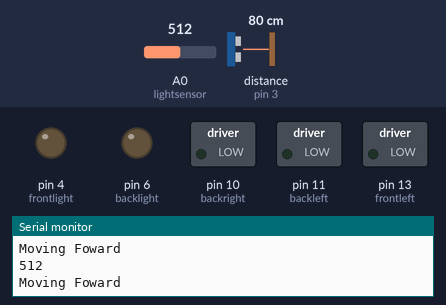
A sketch run on a simulated Arduino Uno, built with avr-gcc and run on an emulated ATmega328P. On the bench: switched loads named in the sketch (green lamp = pin HIGH), output pins drawn as LEDs (lit = HIGH), the last lines printed to the serial monitor. Wiring (inferred from the names in the program): ultrasonic range finder: trigger pin 2; echo pin 3. Inputs (shaded band) come from the test bench; at power-on: distance to the obstacle (sensor on pin 3) 80 cm, A0 (lightsensor) = 512. The echo pulse lasts 58.3 µs per cm; random numbers use the default seed unless the sketch sets one; pins used as bus, display or sensor lines are not drawn.

Above: at 1.2 s.
1.3 s: distance to the obstacle (sensor on pin 3) set to 2 cm
At 2.1 s:
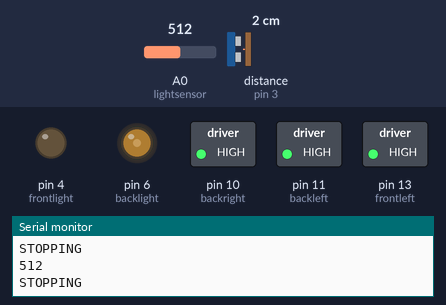
4.3 s: distance to the obstacle (sensor on pin 3) set to 17 cm
7.3 s: distance to the obstacle (sensor on pin 3) set to 20 cm
At 8.5 s:
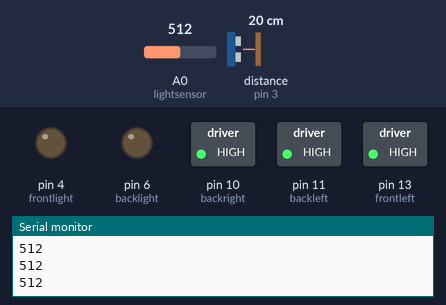
8.8 s: distance to the obstacle (sensor on pin 3) set to 4 cm
11.8 s: distance to the obstacle (sensor on pin 3) set to 35 cm
At 12.7 s:
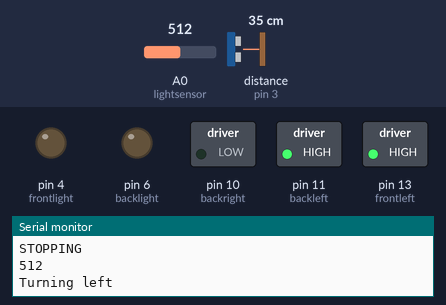
Timing chart, 0 to 33.8 s (numbered marks = the images above; inputs shaded):
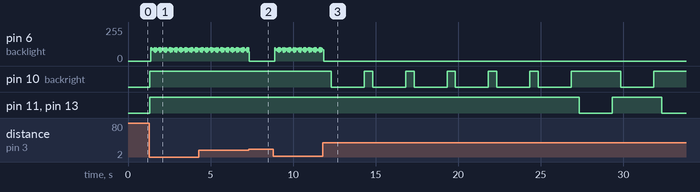

The sketch:

TyronesMainFrame.ino
```cpp
//Define what pins we are using on the arduino
int frontleft = 13;
int frontright = 12;
int backleft = 11;
int backright = 10;

//Define sensor pins on arduino and 2 sensore vars
int trigger_pin = 2;
int echo_pin = 3;

int timein;
int distance;

//Define the pins for lights for the motor
int frontlight = 4;
int backlight = 6;

int lightsensor = A0;
int val;

//This var is used by an random statment then an if statement to see whitch way it turns
int decide;

void setup() {
  //Begin and test Serial
  Serial.begin(9600);
  Serial.println("Serial is a Go");

  //Define motor pins to output power
  pinMode(frontleft, OUTPUT);
  pinMode(frontright, OUTPUT);
  pinMode(backleft, OUTPUT);
  pinMode(backright, OUTPUT);

  //Defines the sensor's trigger and echo pins
  pinMode(trigger_pin, OUTPUT);
  pinMode(echo_pin, INPUT);

  //Define the pins to output power to led
  pinMode(frontlight, OUTPUT);
  pinMode(backlight, OUTPUT);
  pinMode(lightsensor, INPUT);
}


void loop() {
  //Turns on the sensor for ten mircoseconds then turns it off
  digitalWrite (trigger_pin, HIGH);
  delayMicroseconds (10);
  digitalWrite (trigger_pin, LOW);

  //Records the incoming signal and then does some simple math
  timein = pulseIn (echo_pin, HIGH);
  distance = (timein * 0.034) / 2;

  //Prints distance
  //Serial.println(distance);

  //Picks a random number to choose if it turns left or right
  decide = random(0, 2);
  //Serial.println(decide);


  //Reads light sensor
  val = analogRead(lightsensor);
  Serial.println(val);

  digitalWrite(backlight, LOW);

  //If the distance is greaterthen or = to 11 go to forward()
  if (distance >= 59){
    forward();
  }
  //If distance is between 0-60 go to stop
  if (distance > 20 && distance < 60) {

    //If decide = 0 go to turnright
    if (decide == 1){
      //stopit();
      turnright();
    }

    else {
      //digitalWrite(leftlight, HIGH);
      //digitalWrite(rightlight, LOW);
      //stopit();
      turnleft();
    }
  }

  //If distance is below -100 go forward
  if (distance <= -100) {
    forward();
  }

  if (distance < 19 && distance > 0) {
    stopit();
  }
}


//This function turns on all four wheels
void forward() {
  Serial.println("Moving Foward");

  digitalWrite(frontleft, LOW);
  digitalWrite(frontright, LOW);
  digitalWrite(backleft, LOW);
  digitalWrite(backright, LOW);

  if(val <= 50){
    digitalWrite(frontlight, HIGH);
  }
  else{
    digitalWrite(frontlight, LOW);
  }
}


//This function stops all wheels
void stopit() {
  Serial.println("STOPPING");

  digitalWrite(frontleft, HIGH);
  digitalWrite(frontright, HIGH);
  digitalWrite(backleft, HIGH);
  digitalWrite(backright, HIGH);

  digitalWrite(backlight, HIGH);
}


//This function tuns off the left 2 wheels to turn left
void turnright() {
  Serial.println("Turning Right");

  digitalWrite(frontleft, HIGH);
  digitalWrite(frontright, HIGH);
  digitalWrite(backleft, HIGH);
  digitalWrite(backright, HIGH);

  delay(500);

  //Turn off motors on 1 side(Making it turn left)
  digitalWrite(frontleft, LOW);
  digitalWrite(backleft, LOW);

  digitalWrite(frontright, HIGH);
  digitalWrite(backright, HIGH);

  delay(2000);
  //forward();
}


//This function tuns off the right 2 wheels to turn left
void turnleft() {
  Serial.println("Turning left");

  digitalWrite(frontleft, HIGH);
  digitalWrite(frontright, HIGH);
  digitalWrite(backleft, HIGH);
  digitalWrite(backright, HIGH);

  delay(500);

  //Turn off motors on 1 side(Making it turn left)
  digitalWrite(frontleft, HIGH);
  digitalWrite(backleft, HIGH);

  digitalWrite(frontright, LOW);
  digitalWrite(backright, LOW);

  delay(2000);
  //forward();
}
```

Measured:
- the behaviour switches between 19 and 20 cm on distance to the obstacle (sensor on pin 3) (found by bisection; images 1 and 2)
- after the input at 1.3 s, pin 10 (backright), pin 11 (backleft), pin 13 (frontleft): LOW → HIGH at once
- after the input at 11.8 s, pin 10 (backright): goes 5 × (LOW 2.0 s, HIGH 0.50 s), LOW 2.0 s, HIGH 3.0 s, LOW 2.0 s, then HIGH, starting after 0.52 s; pin 11 (backleft), pin 13 (frontleft): HIGH → LOW after 15.5 s, → HIGH 2.0 s later, → LOW 3.0 s later
